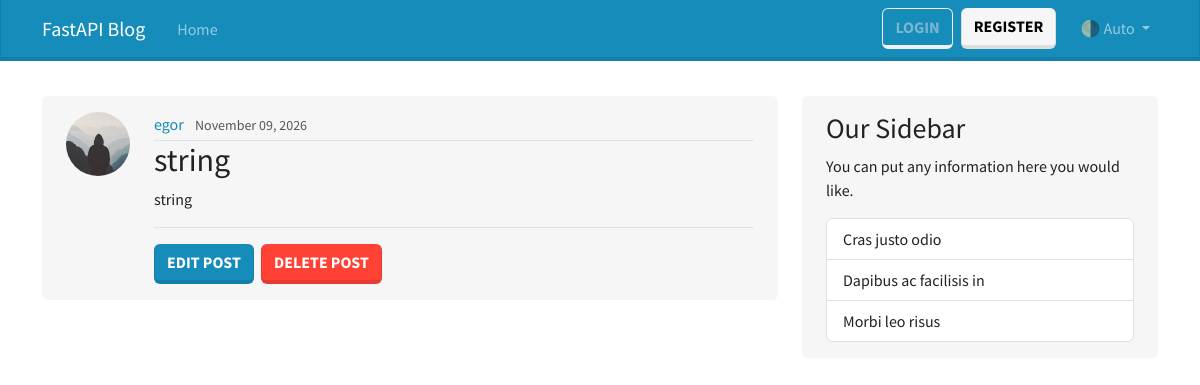
/post/1, run on the app's committed database.
### users/models.py (models this page shows, shortened)
class User(Base):
    __tablename__ = "users"
    id: Mapped[int] = mapped_column(Integer, primary_key=True, index=True)
    username: Mapped[str] = mapped_column(String(50), unique=True, nullable=False)
    email: Mapped[str] = mapped_column(String(120), unique=True, nullable=False)
    image_file: Mapped[str | None] = mapped_column(
        String(200), nullable=True, default=None
    )
    posts: Mapped[list["Post"]] = relationship(back_populates="author")

### posts/models.py (models this page shows)
class Post(Base):
    __tablename__ = "posts"
    id: Mapped[int] = mapped_column(Integer, primary_key=True, index=True)
    title: Mapped[str] = mapped_column(String(50), nullable=False)
    content: Mapped[str] = mapped_column(Text, nullable=False)
    user_id: Mapped[int] = mapped_column(
        ForeignKey("users.id"), nullable=False, index=True
    )
    date_posted: Mapped[datetime] = mapped_column(
        DateTime(timezone=True), default=lambda: datetime.now(UTC)
    )
    author: Mapped["User"] = relationship(back_populates="posts")

### posts/pages.py (the view)
@router.get("/post/{post_id}", name="post_page")
def post_page(request: Request, post_id: int, db: Annotated[Session, Depends(get_db)]):
    result = db.execute(select(Post).where(Post.id == post_id))
    post = result.scalars().first()
    if post:
        context = {
            "post": post,
            "title": post.title[:50],
        }
        return templates.TemplateResponse(request, "post.html", context=context)
    raise HTTPException(status_code=status.HTTP_404_NOT_FOUND, detail="Post not found")

### templates/post.html (shortened to what this page needs)
{% extends "layout.html" %} {% block content %}
<article class="d-flex gap-4 py-3 px-4 mb-4 bg-body-tertiary rounded">
  <img
    class="rounded-circle article-img flex-shrink-0"
    src="{{post.author.image_path}}"
    alt="{{ post.author.username }}'s profile picture"
    width="64"
    height="64"
    loading="lazy"
  />
  <div class="flex-grow-1">
    <div class="border-bottom pb-1">
      <a
        class="me-2 text-decoration-none"
        href="{{url_for('user_posts', user_id=post.author.id)}}"
        >{{ post.author.username }}</a
      >
      <small class="text-body-secondary"
        >{{ post.date_posted.strftime('%B %d, %Y') }}</small
      >
    </div>
    <h2>
      <a class="article-title text-decoration-none text-reset">
        {{ post.title | default("Title hasn't been set") }}
      </a>
    </h2>
    <p class="article-content">{{ post.content }}</p>
    <div class="post-actions mt-3 pt-3 border-top">
      <a class="btn btn-primary me-1" href="#">Edit Post</a>
      <button
        type="button"
        class="btn btn-danger"
        data-bs-toggle="modal"
        data-bs-target="#deleteModal"
      >
        Delete Post
      </button>
    </div>
  </div>
</article>
{% endblock content %}

### data on the page
User: author.username "egor"
Post: date_posted "November 09, 2026", title "string", content "string"
